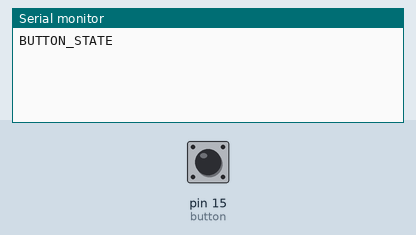
The sketch below on a simulated Arduino Uno, built with avr-gcc and run on an emulated ATmega328P. On the bench: the last lines printed to the serial monitor. Inputs (shaded band) come from the test bench; at power-on: pin 15 (button) HIGH.

Above: at 1.2 s.
1.3 s: pin 15 (button) pulled LOW for 0.15 s
At 2.2 s:
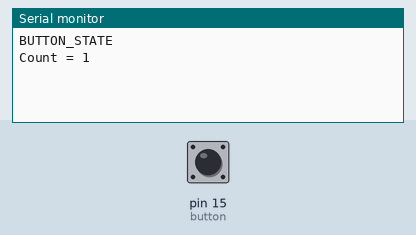
2.9 s: pin 15 (button) pulled LOW for 1 s
At 3.5 s:
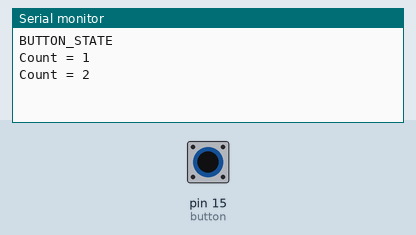
5.4 s: pin 15 (button) pulled LOW for 0.15 s
At 6.7 s:
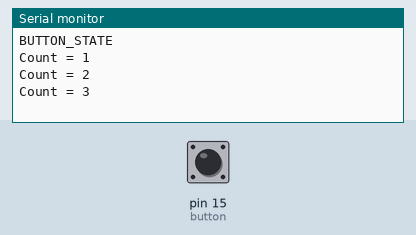

The sketch:

ws_2_pushbutton.ino
```cpp
const int button = 15;        // Button connected to GPIO 15
unsigned int count = 0;       // Counter for button presses
int lastState = HIGH;         // Stores last button state

void setup() {
  Serial.begin(115200);       // Start serial communication
  pinMode(button, INPUT_PULLUP); // Enable internal pull-up for button
  Serial.println("BUTTON_STATE");
}

void loop() {
  int buttonState = digitalRead(button);  // Read current button state

  // If button transition occurs
  if (buttonState == LOW && lastState == HIGH)
  {
    count++;                               // Increment count
    Serial.print("Count = ");
    Serial.println(count);
    delay(250);                            // Debounce delay
  }

  lastState = buttonState;  // Update lastState
  delay(10);
}
```

Measured:
- after the input at 1.3 s, the serial monitor: prints a new line at once (image 1)
- after the input at 2.9 s, the serial monitor: prints a new line at once (image 2)
- after the input at 5.4 s, the serial monitor: prints a new line at once (image 3)
